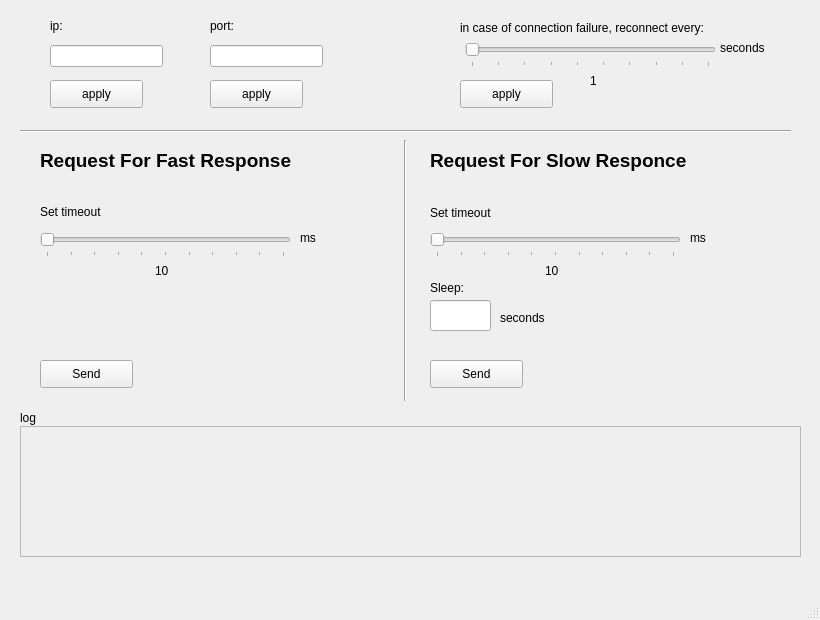
<?xml version="1.0" encoding="UTF-8"?>
<ui version="4.0">
 <class>MainWindow</class>
 <widget class="QMainWindow" name="MainWindow">
  <property name="geometry">
   <rect>
    <x>0</x>
    <y>0</y>
    <width>820</width>
    <height>620</height>
   </rect>
  </property>
  <property name="windowTitle">
   <string>Client</string>
  </property>
  <widget class="QWidget" name="centralwidget">
   <widget class="QPushButton" name="apply_ip">
    <property name="geometry">
     <rect>
      <x>50</x>
      <y>80</y>
      <width>93</width>
      <height>28</height>
     </rect>
    </property>
    <property name="text">
     <string>apply</string>
    </property>
   </widget>
   <widget class="QLabel" name="label_ip">
    <property name="geometry">
     <rect>
      <x>50</x>
      <y>18</y>
      <width>55</width>
      <height>16</height>
     </rect>
    </property>
    <property name="text">
     <string>ip:</string>
    </property>
   </widget>
   <widget class="QScrollArea" name="log_content">
    <property name="geometry">
     <rect>
      <x>20</x>
      <y>426</y>
      <width>781</width>
      <height>131</height>
     </rect>
    </property>
    <property name="widgetResizable">
     <bool>true</bool>
    </property>
    <widget class="QWidget" name="scrollAreaWidgetContents">
     <property name="geometry">
      <rect>
       <x>0</x>
       <y>0</y>
       <width>779</width>
       <height>129</height>
      </rect>
     </property>
    </widget>
   </widget>
   <widget class="QSlider" name="timeout_slider_fast">
    <property name="geometry">
     <rect>
      <x>40</x>
      <y>230</y>
      <width>251</width>
      <height>27</height>
     </rect>
    </property>
    <property name="minimum">
     <number>10</number>
    </property>
    <property name="maximum">
     <number>1000</number>
    </property>
    <property name="orientation">
     <enum>Qt::Horizontal</enum>
    </property>
    <property name="tickPosition">
     <enum>QSlider::TicksBelow</enum>
    </property>
    <property name="tickInterval">
     <number>99</number>
    </property>
   </widget>
   <widget class="QLabel" name="timeout_fast">
    <property name="geometry">
     <rect>
      <x>155</x>
      <y>260</y>
      <width>31</width>
      <height>21</height>
     </rect>
    </property>
    <property name="text">
     <string>10</string>
    </property>
   </widget>
   <widget class="Line" name="line">
    <property name="geometry">
     <rect>
      <x>20</x>
      <y>123</y>
      <width>771</width>
      <height>16</height>
     </rect>
    </property>
    <property name="orientation">
     <enum>Qt::Horizontal</enum>
    </property>
   </widget>
   <widget class="Line" name="line_2">
    <property name="geometry">
     <rect>
      <x>395</x>
      <y>140</y>
      <width>20</width>
      <height>261</height>
     </rect>
    </property>
    <property name="orientation">
     <enum>Qt::Vertical</enum>
    </property>
   </widget>
   <widget class="QLabel" name="fast_title">
    <property name="geometry">
     <rect>
      <x>40</x>
      <y>140</y>
      <width>321</width>
      <height>41</height>
     </rect>
    </property>
    <property name="font">
     <font>
      <pointsize>14</pointsize>
      <weight>75</weight>
      <bold>true</bold>
     </font>
    </property>
    <property name="text">
     <string>Request For Fast Response</string>
    </property>
   </widget>
   <widget class="QLabel" name="slow_title">
    <property name="geometry">
     <rect>
      <x>430</x>
      <y>140</y>
      <width>331</width>
      <height>41</height>
     </rect>
    </property>
    <property name="font">
     <font>
      <pointsize>14</pointsize>
      <weight>75</weight>
      <bold>true</bold>
     </font>
    </property>
    <property name="text">
     <string>Request For Slow Responce</string>
    </property>
   </widget>
   <widget class="QLabel" name="log_title">
    <property name="geometry">
     <rect>
      <x>20</x>
      <y>410</y>
      <width>55</width>
      <height>16</height>
     </rect>
    </property>
    <property name="text">
     <string>log</string>
    </property>
   </widget>
   <widget class="QPushButton" name="send_RequestForFastResponse">
    <property name="geometry">
     <rect>
      <x>40</x>
      <y>360</y>
      <width>93</width>
      <height>28</height>
     </rect>
    </property>
    <property name="text">
     <string>Send</string>
    </property>
   </widget>
   <widget class="QPushButton" name="send_RequestForSlowResponse">
    <property name="geometry">
     <rect>
      <x>430</x>
      <y>360</y>
      <width>93</width>
      <height>28</height>
     </rect>
    </property>
    <property name="text">
     <string>Send</string>
    </property>
   </widget>
   <widget class="QSlider" name="timeout_slider_slow">
    <property name="geometry">
     <rect>
      <x>430</x>
      <y>230</y>
      <width>251</width>
      <height>27</height>
     </rect>
    </property>
    <property name="minimum">
     <number>10</number>
    </property>
    <property name="maximum">
     <number>1000</number>
    </property>
    <property name="orientation">
     <enum>Qt::Horizontal</enum>
    </property>
    <property name="tickPosition">
     <enum>QSlider::TicksBelow</enum>
    </property>
    <property name="tickInterval">
     <number>99</number>
    </property>
   </widget>
   <widget class="QLabel" name="timeout_slow">
    <property name="geometry">
     <rect>
      <x>545</x>
      <y>260</y>
      <width>31</width>
      <height>21</height>
     </rect>
    </property>
    <property name="text">
     <string>10</string>
    </property>
   </widget>
   <widget class="QLabel" name="label_timeout_fast">
    <property name="geometry">
     <rect>
      <x>40</x>
      <y>204</y>
      <width>81</width>
      <height>16</height>
     </rect>
    </property>
    <property name="text">
     <string>Set timeout</string>
    </property>
   </widget>
   <widget class="QLabel" name="label_timeout_slow">
    <property name="geometry">
     <rect>
      <x>430</x>
      <y>205</y>
      <width>81</width>
      <height>16</height>
     </rect>
    </property>
    <property name="text">
     <string>Set timeout</string>
    </property>
   </widget>
   <widget class="QLineEdit" name="enter_sleep">
    <property name="geometry">
     <rect>
      <x>430</x>
      <y>300</y>
      <width>61</width>
      <height>31</height>
     </rect>
    </property>
   </widget>
   <widget class="QLabel" name="sleep_label">
    <property name="geometry">
     <rect>
      <x>430</x>
      <y>280</y>
      <width>55</width>
      <height>16</height>
     </rect>
    </property>
    <property name="text">
     <string>Sleep:</string>
    </property>
   </widget>
   <widget class="QLabel" name="label_sec">
    <property name="geometry">
     <rect>
      <x>500</x>
      <y>310</y>
      <width>55</width>
      <height>16</height>
     </rect>
    </property>
    <property name="text">
     <string>seconds</string>
    </property>
   </widget>
   <widget class="QLabel" name="label_port">
    <property name="geometry">
     <rect>
      <x>210</x>
      <y>18</y>
      <width>55</width>
      <height>16</height>
     </rect>
    </property>
    <property name="text">
     <string>port:</string>
    </property>
   </widget>
   <widget class="QLabel" name="label_reconnect">
    <property name="geometry">
     <rect>
      <x>460</x>
      <y>20</y>
      <width>301</width>
      <height>16</height>
     </rect>
    </property>
    <property name="text">
     <string>in case of connection failure, reconnect every:</string>
    </property>
   </widget>
   <widget class="QPushButton" name="apply_port">
    <property name="geometry">
     <rect>
      <x>210</x>
      <y>80</y>
      <width>93</width>
      <height>28</height>
     </rect>
    </property>
    <property name="text">
     <string>apply</string>
    </property>
   </widget>
   <widget class="QPushButton" name="apply_reconnect">
    <property name="geometry">
     <rect>
      <x>460</x>
      <y>80</y>
      <width>93</width>
      <height>28</height>
     </rect>
    </property>
    <property name="text">
     <string>apply</string>
    </property>
   </widget>
   <widget class="QSlider" name="reconnect_slider">
    <property name="geometry">
     <rect>
      <x>465</x>
      <y>40</y>
      <width>251</width>
      <height>27</height>
     </rect>
    </property>
    <property name="minimum">
     <number>1</number>
    </property>
    <property name="maximum">
     <number>10</number>
    </property>
    <property name="pageStep">
     <number>1</number>
    </property>
    <property name="value">
     <number>1</number>
    </property>
    <property name="orientation">
     <enum>Qt::Horizontal</enum>
    </property>
    <property name="tickPosition">
     <enum>QSlider::TicksBelow</enum>
    </property>
    <property name="tickInterval">
     <number>1</number>
    </property>
   </widget>
   <widget class="QLabel" name="recconect">
    <property name="geometry">
     <rect>
      <x>590</x>
      <y>70</y>
      <width>21</width>
      <height>21</height>
     </rect>
    </property>
    <property name="text">
     <string>1</string>
    </property>
   </widget>
   <widget class="QLineEdit" name="enter_ip">
    <property name="geometry">
     <rect>
      <x>50</x>
      <y>45</y>
      <width>113</width>
      <height>22</height>
     </rect>
    </property>
   </widget>
   <widget class="QLineEdit" name="enter_port">
    <property name="geometry">
     <rect>
      <x>210</x>
      <y>45</y>
      <width>113</width>
      <height>22</height>
     </rect>
    </property>
   </widget>
   <widget class="QLabel" name="label_ms_1">
    <property name="geometry">
     <rect>
      <x>300</x>
      <y>230</y>
      <width>41</width>
      <height>16</height>
     </rect>
    </property>
    <property name="text">
     <string>ms</string>
    </property>
   </widget>
   <widget class="QLabel" name="label_ms_2">
    <property name="geometry">
     <rect>
      <x>690</x>
      <y>230</y>
      <width>41</width>
      <height>16</height>
     </rect>
    </property>
    <property name="text">
     <string>ms</string>
    </property>
   </widget>
   <widget class="QLabel" name="label_sec_2">
    <property name="geometry">
     <rect>
      <x>720</x>
      <y>40</y>
      <width>51</width>
      <height>16</height>
     </rect>
    </property>
    <property name="text">
     <string>seconds</string>
    </property>
   </widget>
  </widget>
  <widget class="QMenuBar" name="menubar">
   <property name="geometry">
    <rect>
     <x>0</x>
     <y>0</y>
     <width>820</width>
     <height>26</height>
    </rect>
   </property>
  </widget>
  <widget class="QStatusBar" name="statusbar"/>
 </widget>
 <resources/>
 <connections/>
</ui>
